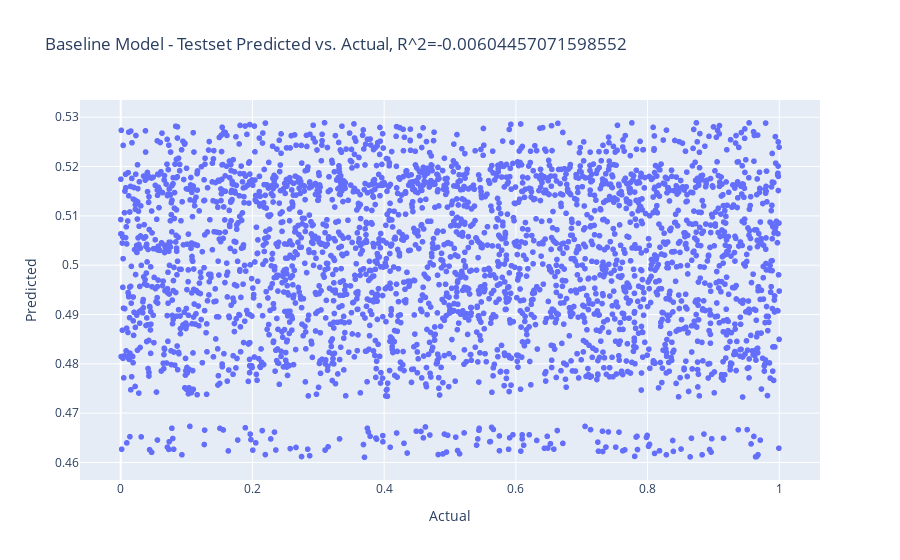

The notebook cell saved with this chart:
### Code cell
# Visualise predicted vs. actual while displaying test set r^2
fig = px.scatter(x=y_test, y=y_hat, title=f"Baseline Model - Testset Predicted vs. Actual, R^2={baseline_r2_score}")
fig.update_layout(
    xaxis_title="Actual",
    yaxis_title="Predicted",
).show()

### Figure 1 — Plotly figure (JSON) as saved in the notebook; plotly's stock layout.template omitted (floating-point values rounded to 4 significant figures; data arrays with more than 128 entries replaced by an {"elided": "..."} marker saying what was removed)
{"data": [{"hoverlabel": {"namelength": 0}, "hovertemplate": "x=%{x}<br>y=%{y}", "legendgroup": "", "marker": {"color": "#636efa", "symbol": "circle"}, "mode": "markers", "name": "", "showlegend": false, "type": "scattergl", "x": {"elided": "3000 float values"}, "xaxis": "x", "y": {"elided": "3000 float values"}, "yaxis": "y"}], "layout": {"legend": {"tracegroupgap": 0}, "title": {"text": "Baseline Model - Testset Predicted vs. Actual, R^2=-0.00604457071598552"}, "xaxis": {"anchor": "y", "domain": [0, 1], "title": {"text": "Actual"}}, "yaxis": {"anchor": "x", "domain": [0, 1], "title": {"text": "Predicted"}}}}
